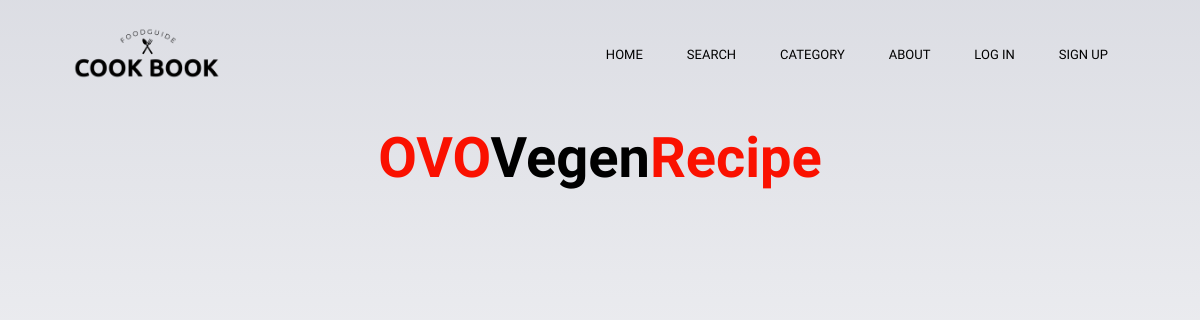
The page /recipe/oco on the database as committed earlier.
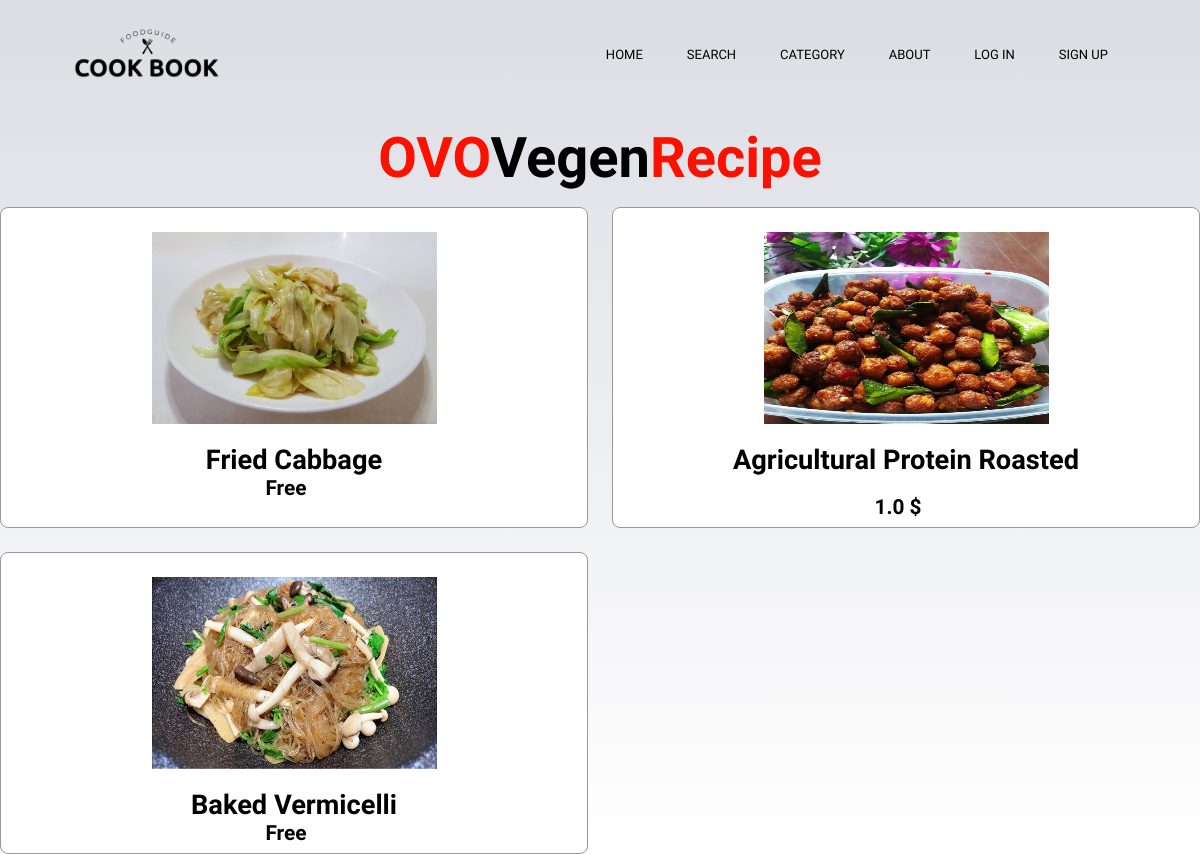
The same page on the database as committed later.
### recipe/models.py (models this page shows, shortened)
class recipe(models.Model):
    class mode(models.TextChoices):
        dessert = "dessert"
        meat = "meat"
        halal = "halal"
        beverag = "beverag"
        ovovegen = "ovovegen"
        vegy = "vegetarian"
        appetizer = "appetizer"
    pic = models.ImageField(upload_to="",blank=True,null=True)
    menu = models.CharField(max_length=100,default=None)
    ingredient_unit = models.TextField(blank=True)
    HowToDo = models.TextField(blank=True)
    ingredientInmenu =models.ManyToManyField(ingredient,blank=True,related_name="ingredientInrecipe")
    type = models.CharField(max_length=100,
        choices=mode.choices,
        default=None,
        )
    status = ''
    price = models.FloatField(default=None, null=True)
    calorie = models.IntegerField(default=None, null=True)
    member = models.ManyToManyField(User,blank=True,related_name="member")
    like = models.ManyToManyField(User,blank=True,related_name="like")

### recipe/views.py (the view)
# urls.py: path('oco', views.ovovegen, name="oco"),
def ovovegen (request):
    return render(request,'recipe/ovovegen.html',{
        "recipes": recipe.objects.all(),
        })

### recipe/templates/Recipe/ovovegen.html (shortened to what this page needs)
{% extends 'recipe/layout.html' %}
{% load static %}
{% block content %}
<section class="dishes" id="dishes">
  <h1 class="heading"><span>OVO</span>Vegen<span>Recipe</span></h1>
  <div class="box-container">
    {% for list_menu in recipes %}
      {% if list_menu.type == "ovovegen" %}
        <div class="box">
          <img class="image" src="{{list_menu.pic.url}}" style="width: 50%; ;"/><br>
          <a href = "{% url 'recipe:menu' list_menu.id %}" >
          <h3>{{list_menu.menu}}</h3></a>
          {% if list_menu.price == None or list_menu.price == 0.0 %}
            <span>free</span>
          {% else %} <br>
            <span>{{list_menu.price}} $</span>
          {% endif %}
        </div>
      {% endif %}
    {% endfor %}
  </div>
</section>
{% endblock %}

Rows that differ between the two databases and show on the page:
now on this page (row edited): recipe: pic (picture), menu "Fried Cabbage", price "Free"
now on this page (row edited): recipe: pic (picture), menu "Agricultural Protein Roasted", price "1.0"
now on this page (row edited): recipe: pic (picture), menu "Baked Vermicelli", price "Free"
